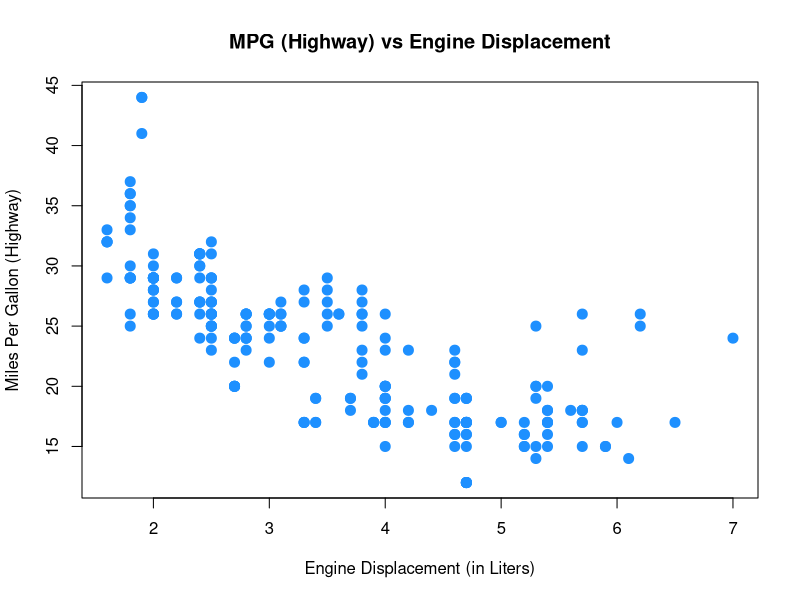

Reproduce this figure in R.
library(ggplot2)
mpg
table(mpg$drv)
table(mpg$drv) / nrow(mpg)
plot(hwy ~ displ, data = mpg,
     xlab = "Engine Displacement (in Liters)",
     ylab = "Miles Per Gallon (Highway)",
     main = "MPG (Highway) vs Engine Displacement",
     pch = 20,
     cex = 2,
     col = "dodgerblue")